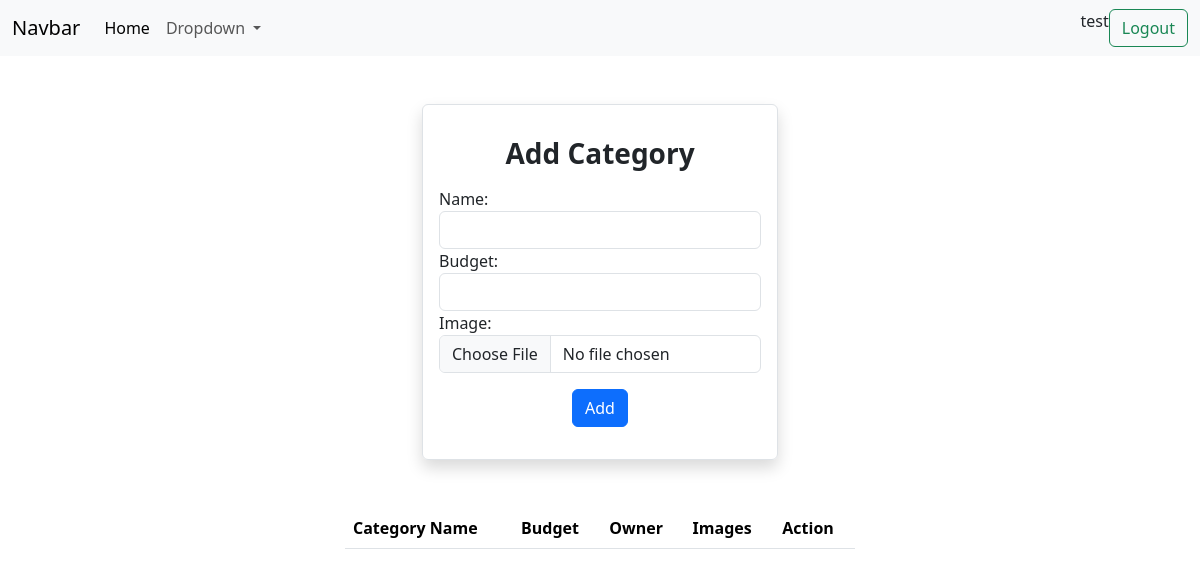
/category/add/ (signed in), run on an earlier commit of the app's database.
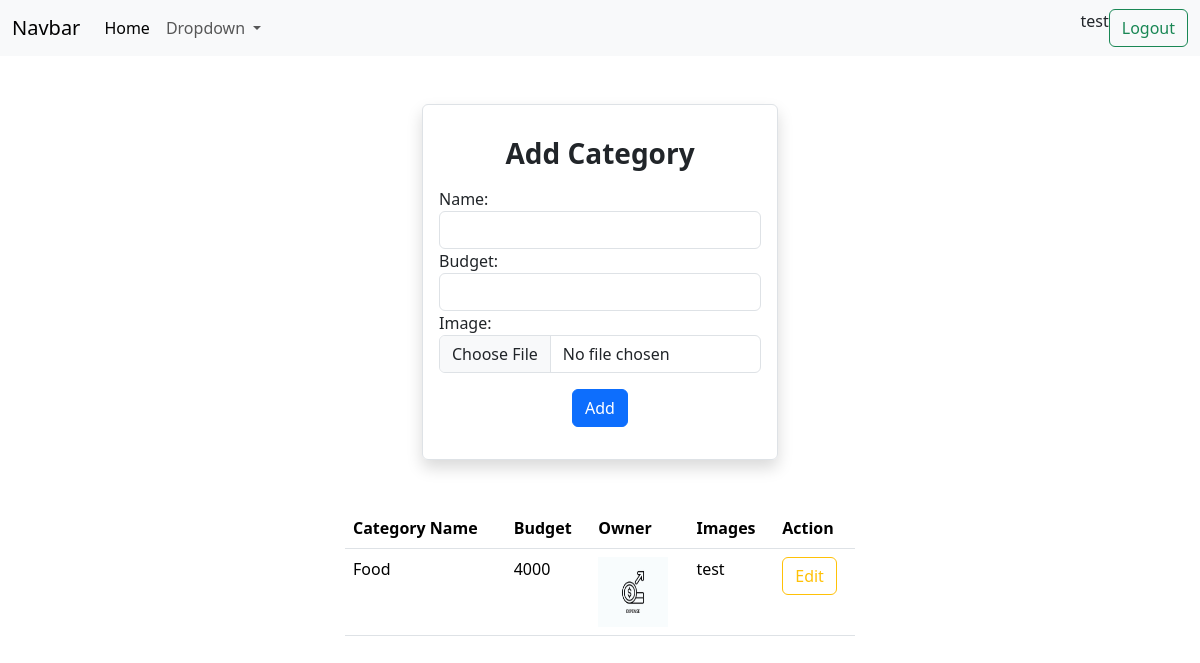
And on a later commit of the database.
### myapp/models.py (models this page shows, shortened)
class Category(models.Model):
    name = models.CharField(max_length=25)
    budget = models.PositiveIntegerField()
    owner = models.ForeignKey(User,on_delete=models.CASCADE)
    image = models.ImageField(upload_to="cat_images",default="cat_images\default.jpg")
    class Meta:
        unique_together = ("name","owner")

### myapp/views.py (the view, shortened to what this page needs)
# urls.py: path("category/add/",views.CategoryCreateView.as_view(),name="category-add"),
class CategoryCreateView(View):
    def get(self,request,*args,**kwargs):
        if not request.user.is_authenticated:
            messages.error(request,"Invalid session")
            return redirect("signin")
        form_instance = CategoryForm(user = request.user)
        qs = Category.objects.filter(owner = request.user)
        return render(request,"category_add.html",{"form":form_instance,"categories":qs})

### myapp/forms.py (shortened to what this page needs)
class CategoryForm(forms.ModelForm):
    def __init__(self,*args,**kwargs):
        self.user = kwargs.pop("user")
        return super().__init__(*args,**kwargs)
    class Meta:
        model = Category
        fields = ["name","budget","image"]
        widgets = {
            "name":forms.TextInput(attrs={"class":"form-control"}),
            "budget":forms.NumberInput(attrs={"class":"form-control"}),
            "image":forms.FileInput(attrs={"class":"form-control"})
        }

### myapp/templates/category_add.html (shortened to what this page needs)
{%extends 'base.html'%}
{%block main_block%}
<div class="container p-5">
    <div class="row">
        <div class="col-4"></div>
        <div class="col-4 p-3 border rounded shadow">
            <h3 class="text-center fw-bold my-3">Add Category</h3>
            <form action="" enctype="multipart/form-data" method="post">
                {{form}}
                <button type="submit" class="btn btn-primary my-3 d-block mx-auto">Add</button>
            </form>
        </div>
        <div class="col-4"></div>
    </div>
    <div class="row mt-5">
        <div class="col-3"></div>
        <div class="col-6">
            <table class="table">
                <tr>
                    <th>Category Name</th>
                    <th>Budget</th>
                    <th>Owner</th>
                    <th>Images</th>
                    <th>Action</th>
                </tr>
                {%for cat in categories%}
                <tr>
                    <td>{{cat.name}}</td>
                    <td>{{cat.budget}}</td>
                    <td><img src="{{cat.image.url}}" alt="" width="70px" height="70px"></td>
                    <td>{{cat.owner}}</td>
                    <td>
                        <a href="{%url 'category-edit' cat.id%}" class="btn btn-outline-warning">Edit</a>
                    </td>
                </tr>
                {%endfor%}
            </table>
        </div>
        <div class="col-3"></div>
    </div>
</div>
{%endblock%}

### myapp/templates/base.html (shortened to what this page needs)
<!DOCTYPE html>
<html lang="en">
<head>
    <link href="https://cdn.jsdelivr.net/npm/bootstrap@5.3.3/dist/css/bootstrap.min.css" rel="stylesheet"
>
</head>
<body>
    <nav class="navbar navbar-expand-lg bg-body-tertiary">
        <div class="container-fluid">
            <a class="navbar-brand" href="#">Navbar</a>
            <div class="collapse navbar-collapse" id="navbarSupportedContent">
                <ul class="navbar-nav me-auto mb-2 mb-lg-0">
                    <li class="nav-item">
                        <a class="nav-link active" aria-current="page" href="#">Home</a>
                    </li>
                    <li class="nav-item dropdown">
                        <a class="nav-link dropdown-toggle" href="#" role="button" data-bs-toggle="dropdown"
                            aria-expanded="false">
                            Dropdown
                        </a>
                    </li>
                </ul>
                <form class="d-flex" role="search">
                    {{request.user}}
                    <a href="{%url 'signout'%}" class="btn btn-outline-success">Logout</a>
                </form>
            </div>
        </div>
    </nav>
    {%block main_block%}
    {%endblock%}
</body>
</html>

What changed in the data, as far as the page shows it:
added Category: name "Food", budget "4000", owner "test"
